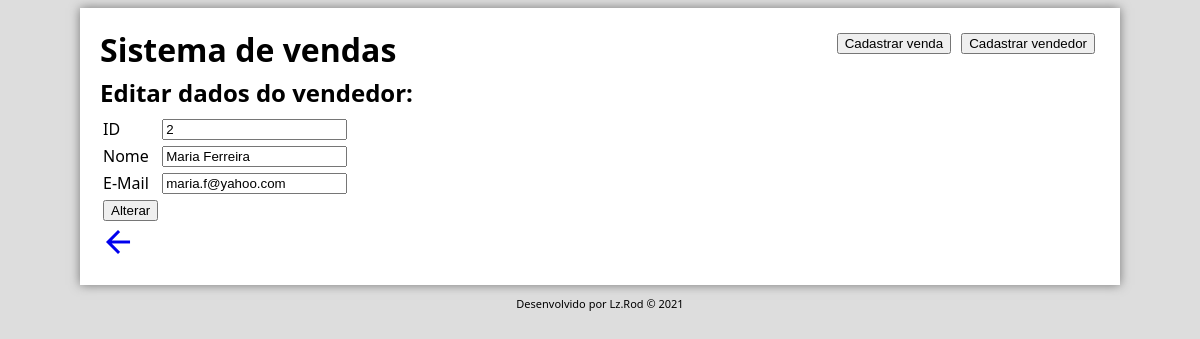
Page /develop/edit.php?id=2 on the committed database.
### tables this page shows
CREATE TABLE `vendedores` (
  `id` int(11) NOT NULL,
  `nome` varchar(255) NOT NULL,
  `email` varchar(100) NOT NULL
);

### develop/forms/edit-form.php (the view)
<?php
    $q = "select id, nome, email from vendedores where id='$id'";
    $busca = $db->query($q);
    $reg = $busca->fetch_object();
?>
<form action="edit.php" method="post">
    <table>
        <tr><td>ID<td><input type="text" name="id" id="id" size="20" maxlength="11" value="<?php echo $reg->id ?>" readonly>
        <tr><td>Nome<td><input type="text" name="nome" id="nome" size="20" maxlength="255" value="<?php echo $reg->nome ?>">
        <tr><td>E-Mail<td><input type="text" name="email" id="email" size="20" maxlength="100" value="<?php echo $reg->email ?>">
        <tr><td><input type="submit" value="Alterar">
    </table>
</form>

### develop/css/style.css (style rules this page uses)
body { background-color: #ddd; font-family: 'Segoe UI', Tahoma, Geneva, Verdana, sans-serif; }

### rows in the picture
vendedores: id "2", nome "Maria Ferreira", email "maria.f@yahoo.com"
